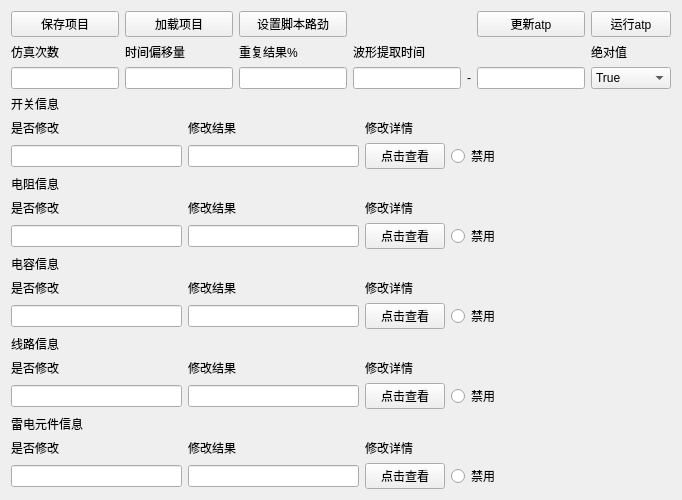
        <widget class="QWidget" name="widget">
         <attribute name="title">
          <string>总信息</string>
         </attribute>
         <layout class="QVBoxLayout" name="verticalLayout_4">
          <item>
           <layout class="QVBoxLayout" name="verticalLayout_3">
            <item>
             <layout class="QGridLayout" name="gridLayout_3">
              <item row="0" column="2">
               <widget class="QPushButton" name="set_runATP">
                <property name="text">
                 <string>设置脚本路劲</string>
                </property>
               </widget>
              </item>
              <item row="2" column="6">
               <widget class="QComboBox" name="comboBox">
                <item>
                 <property name="text">
                  <string>True</string>
                 </property>
                </item>
                <item>
                 <property name="text">
                  <string>False</string>
                 </property>
                </item>
               </widget>
              </item>
              <item row="1" column="0">
               <widget class="QLabel" name="label_6">
                <property name="text">
                 <string>仿真次数</string>
                </property>
               </widget>
              </item>
              <item row="1" column="6">
               <widget class="QLabel" name="label_9">
                <property name="text">
                 <string>绝对值</string>
                </property>
               </widget>
              </item>
              <item row="2" column="0">
               <widget class="QLineEdit" name="total_time"/>
              </item>
              <item row="0" column="0">
               <widget class="QPushButton" name="save_pro_btn">
                <property name="text">
                 <string>保存项目</string>
                </property>
               </widget>
              </item>
              <item row="2" column="5">
               <layout class="QHBoxLayout" name="horizontalLayout_3">
                <item>
                 <widget class="QLineEdit" name="lineEdit_5"/>
                </item>
               </layout>
              </item>
              <item row="1" column="1">
               <widget class="QLabel" name="label_7">
                <property name="text">
                 <string>时间偏移量</string>
                </property>
               </widget>
              </item>
              <item row="1" column="3">
               <widget class="QLabel" name="label_10">
                <property name="text">
                 <string>波形提取时间</string>
                </property>
               </widget>
              </item>
              <item row="2" column="3">
               <widget class="QLineEdit" name="lineEdit_4"/>
              </item>
              <item row="2" column="1">
               <widget class="QLineEdit" name="time_offset"/>
              </item>
              <item row="1" column="2">
               <widget class="QLabel" name="label_8">
                <property name="text">
                 <string>重复结果%</string>
                </property>
               </widget>
              </item>
              <item row="2" column="2">
               <widget class="QLineEdit" name="lineEdit_3"/>
              </item>
              <item row="0" column="1">
               <widget class="QPushButton" name="load_adp_btn">
                <property name="text">
                 <string>加载项目</string>
                </property>
               </widget>
              </item>
              <item row="2" column="4">
               <widget class="QLabel" name="label_11">
                <property name="text">
                 <string>-</string>
                </property>
               </widget>
              </item>
              <item row="0" column="6">
               <widget class="QPushButton" name="atp_run">
                <property name="text">
                 <string>运行atp</string>
                </property>
               </widget>
              </item>
              <item row="0" column="5">
               <widget class="QPushButton" name="atp_update">
                <property name="text">
                 <string>更新atp</string>
                </property>
               </widget>
              </item>
             </layout>
            </item>
            <item>
             <widget class="QLabel" name="label_27">
              <property name="text">
               <string>开关信息</string>
              </property>
             </widget>
            </item>
            <item>
             <layout class="QGridLayout" name="gridLayout_8">
              <item row="0" column="0">
               <widget class="QLabel" name="label_28">
                <property name="text">
                 <string>是否修改</string>
                </property>
               </widget>
              </item>
              <item row="1" column="1">
               <widget class="QLineEdit" name="lineEdit_17"/>
              </item>
              <item row="1" column="2">
               <widget class="QPushButton" name="pushButton_5">
                <property name="text">
                 <string>点击查看</string>
                </property>
               </widget>
              </item>
              <item row="0" column="2">
               <widget class="QLabel" name="label_30">
                <property name="text">
                 <string>修改详情</string>
                </property>
               </widget>
              </item>
              <item row="1" column="0">
               <widget class="QLineEdit" name="lineEdit_16"/>
              </item>
              <item row="0" column="3">
               <widget class="QLabel" name="label_31">
                <property name="text">
                 <string/>
                </property>
               </widget>
              </item>
              <item row="1" column="3">
               <widget class="QRadioButton" name="radioButton">
                <property name="text">
                 <string>禁用</string>
                </property>
               </widget>
              </item>
              <item row="0" column="1">
               <widget class="QLabel" name="label_29">
                <property name="text">
                 <string>修改结果</string>
                </property>
               </widget>
              </item>
              <item row="1" column="4">
               <spacer name="horizontalSpacer_6">
                <property name="orientation">
                 <enum>Qt::Horizontal</enum>
                </property>
                <property name="sizeHint" stdset="0">
                 <size>
                  <width>40</width>
                  <height>20</height>
                 </size>
                </property>
               </spacer>
              </item>
             </layout>
            </item>
            <item>
             <widget class="QLabel" name="label_32">
              <property name="text">
               <string>电阻信息</string>
              </property>
             </widget>
            </item>
            <item>
             <layout class="QGridLayout" name="gridLayout_9">
              <item row="0" column="0">
               <widget class="QLabel" name="label_36">
                <property name="text">
                 <string>是否修改</string>
                </property>
               </widget>
              </item>
              <item row="0" column="3">
               <widget class="QLabel" name="label_39">
                <property name="text">
                 <string/>
                </property>
               </widget>
              </item>
              <item row="0" column="2">
               <widget class="QLabel" name="label_38">
                <property name="text">
                 <string>修改详情</string>
                </property>
               </widget>
              </item>
              <item row="0" column="1">
               <widget class="QLabel" name="label_37">
                <property name="text">
                 <string>修改结果</string>
                </property>
               </widget>
              </item>
              <item row="1" column="2">
               <widget class="QPushButton" name="pushButton_6">
                <property name="text">
                 <string>点击查看</string>
                </property>
               </widget>
              </item>
              <item row="1" column="3">
               <widget class="QRadioButton" name="radioButton_2">
                <property name="text">
                 <string>禁用</string>
                </property>
               </widget>
              </item>
              <item row="1" column="1">
               <widget class="QLineEdit" name="lineEdit_18"/>
              </item>
              <item row="1" column="0">
               <widget class="QLineEdit" name="lineEdit_19"/>
              </item>
              <item row="1" column="4">
               <spacer name="horizontalSpacer_7">
                <property name="orientation">
                 <enum>Qt::Horizontal</enum>
                </property>
                <property name="sizeHint" stdset="0">
                 <size>
                  <width>40</width>
                  <height>20</height>
                 </size>
                </property>
               </spacer>
              </item>
             </layout>
            </item>
            <item>
             <widget class="QLabel" name="label_33">
              <property name="text">
               <string>电容信息</string>
              </property>
             </widget>
            </item>
            <item>
             <layout class="QGridLayout" name="gridLayout_10">
              <item row="0" column="0">
               <widget class="QLabel" name="label_40">
                <property name="text">
                 <string>是否修改</string>
                </property>
               </widget>
              </item>
              <item row="1" column="2">
               <widget class="QPushButton" name="pushButton_7">
                <property name="text">
                 <string>点击查看</string>
                </property>
               </widget>
              </item>
              <item row="1" column="3">
               <widget class="QRadioButton" name="radioButton_3">
                <property name="text">
                 <string>禁用</string>
                </property>
               </widget>
              </item>
              <item row="0" column="3">
               <widget class="QLabel" name="label_43">
                <property name="text">
                 <string/>
                </property>
               </widget>
              </item>
              <item row="0" column="2">
               <widget class="QLabel" name="label_42">
                <property name="text">
                 <string>修改详情</string>
                </property>
               </widget>
              </item>
              <item row="0" column="1">
               <widget class="QLabel" name="label_41">
                <property name="text">
                 <string>修改结果</string>
                </property>
               </widget>
              </item>
              <item row="1" column="1">
               <widget class="QLineEdit" name="lineEdit_21"/>
              </item>
              <item row="1" column="0">
               <widget class="QLineEdit" name="lineEdit_20"/>
              </item>
              <item row="1" column="4">
               <spacer name="horizontalSpacer_8">
                <property name="orientation">
                 <enum>Qt::Horizontal</enum>
                </property>
                <property name="sizeHint" stdset="0">
                 <size>
                  <width>40</width>
                  <height>20</height>
                 </size>
                </property>
               </spacer>
              </item>
             </layout>
            </item>
            <item>
             <widget class="QLabel" name="label_34">
              <property name="text">
               <string>线路信息</string>
              </property>
             </widget>
            </item>
            <item>
             <layout class="QGridLayout" name="gridLayout_11">
              <item row="1" column="0">
               <widget class="QLineEdit" name="lineEdit_22"/>
              </item>
              <item row="0" column="1">
               <widget class="QLabel" name="label_45">
                <property name="text">
                 <string>修改结果</string>
                </property>
               </widget>
              </item>
              <item row="0" column="2">
               <widget class="QLabel" name="label_46">
                <property name="text">
                 <string>修改详情</string>
                </property>
               </widget>
              </item>
              <item row="1" column="2">
               <widget class="QPushButton" name="pushButton_8">
                <property name="text">
                 <string>点击查看</string>
                </property>
               </widget>
              </item>
              <item row="1" column="1">
               <widget class="QLineEdit" name="lineEdit_23"/>
              </item>
              <item row="0" column="0">
               <widget class="QLabel" name="label_44">
                <property name="text">
                 <string>是否修改</string>
                </property>
               </widget>
              </item>
              <item row="1" column="3">
               <widget class="QRadioButton" name="radioButton_4">
                <property name="text">
                 <string>禁用</string>
                </property>
               </widget>
              </item>
              <item row="0" column="3">
               <widget class="QLabel" name="label_47">
                <property name="text">
                 <string/>
                </property>
               </widget>
              </item>
              <item row="1" column="4">
               <spacer name="horizontalSpacer_9">
                <property name="orientation">
                 <enum>Qt::Horizontal</enum>
                </property>
                <property name="sizeHint" stdset="0">
                 <size>
                  <width>40</width>
                  <height>20</height>
                 </size>
                </property>
               </spacer>
              </item>
             </layout>
            </item>
            <item>
             <widget class="QLabel" name="label_35">
              <property name="text">
               <string>雷电元件信息</string>
              </property>
             </widget>
            </item>
            <item>
             <layout class="QGridLayout" name="gridLayout_12">
              <item row="0" column="0">
               <widget class="QLabel" name="label_48">
                <property name="text">
                 <string>是否修改</string>
                </property>
               </widget>
              </item>
              <item row="0" column="1">
               <widget class="QLabel" name="label_49">
                <property name="text">
                 <string>修改结果</string>
                </property>
               </widget>
              </item>
              <item row="0" column="2">
               <widget class="QLabel" name="label_50">
                <property name="text">
                 <string>修改详情</string>
                </property>
               </widget>
              </item>
              <item row="0" column="3">
               <widget class="QLabel" name="label_51">
                <property name="text">
                 <string/>
                </property>
               </widget>
              </item>
              <item row="1" column="0">
               <widget class="QLineEdit" name="lineEdit_24"/>
              </item>
              <item row="1" column="3">
               <widget class="QRadioButton" name="radioButton_5">
                <property name="text">
                 <string>禁用</string>
                </property>
               </widget>
              </item>
              <item row="1" column="2">
               <widget class="QPushButton" name="pushButton_9">
                <property name="text">
                 <string>点击查看</string>
                </property>
               </widget>
              </item>
              <item row="1" column="1">
               <widget class="QLineEdit" name="lineEdit_25"/>
              </item>
              <item row="1" column="4">
               <spacer name="horizontalSpacer_10">
                <property name="orientation">
                 <enum>Qt::Horizontal</enum>
                </property>
                <property name="sizeHint" stdset="0">
                 <size>
                  <width>40</width>
                  <height>20</height>
                 </size>
                </property>
               </spacer>
              </item>
             </layout>
            </item>
           </layout>
          </item>
         </layout>
        </widget>
